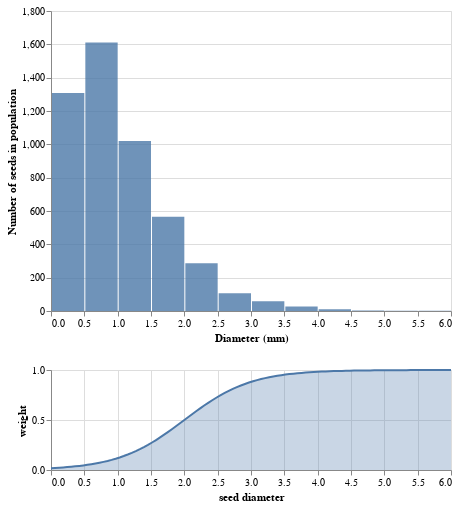

Notebook code cell kept with this figure:
### Markdown cell above
The actual probability that a seed is included in the sample -- its **inclusion probability** -- is proportional to the sampling weight. These inclusion probabilities $\pi_i$ can be calculated by normalizing the weights $w_i$:

$$\pi_i = \frac{w_i}{\sum_i w_i}$$

It may help you to picture how the weights will be used in sampling to line up this plot with the population distribution. In effect, we will sample more from the right tail of the population distribution, where the weight is nearest to 1.

### Code cell
hist_pop & weight_plot

### Figure 1 — Vega-Lite specification as saved in the notebook (floating-point values rounded to 4 significant figures; data arrays with more than 128 entries replaced by an {"elided": "..."} marker saying what was removed)
{"config": {"view": {"continuousWidth": 400, "continuousHeight": 300}}, "vconcat": [{"data": {"name": "data-a380aeb89abe40f2b96feb01db994829"}, "mark": {"type": "bar", "opacity": 0.8}, "encoding": {"x": {"type": "quantitative", "bin": {"maxbins": 20}, "field": "diameter", "scale": {"domain": [0, 6]}, "title": "Diameter (mm)"}, "y": {"type": "quantitative", "aggregate": "count", "title": "Number of seeds in population"}}, "height": 300, "width": 400}, {"data": {"name": "data-bd1608fc089bfebe87d6034989b5ca13"}, "mark": {"type": "area", "line": true, "opacity": 0.3}, "encoding": {"x": {"type": "quantitative", "field": "seed diameter"}, "y": {"type": "quantitative", "field": "weight"}}, "height": 100}], "$schema": "https://vega.github.io/schema/vega-lite/v4.0.2.json", "datasets": {"data-a380aeb89abe40f2b96feb01db994829": {"elided": "5000 records"}, "data-bd1608fc089bfebe87d6034989b5ca13": [{"seed diameter": 0.0, "weight": 0.01799}, {"seed diameter": 0.06061, "weight": 0.02026}, {"seed diameter": 0.1212, "weight": 0.02281}, {"seed diameter": 0.1818, "weight": 0.02567}, {"seed diameter": 0.2424, "weight": 0.02888}, {"seed diameter": 0.303, "weight": 0.03249}, {"seed diameter": 0.3636, "weight": 0.03652}, {"seed diameter": 0.4242, "weight": 0.04103}, {"seed diameter": 0.4848, "weight": 0.04608}, {"seed diameter": 0.5455, "weight": 0.05171}, {"seed diameter": 0.6061, "weight": 0.05798}, {"seed diameter": 0.6667, "weight": 0.06497}, {"seed diameter": 0.7273, "weight": 0.07273}, {"seed diameter": 0.7879, "weight": 0.08134}, {"seed diameter": 0.8485, "weight": 0.09087}, {"seed diameter": 0.9091, "weight": 0.1014}, {"seed diameter": 0.9697, "weight": 0.113}, {"seed diameter": 1.03, "weight": 0.1257}, {"seed diameter": 1.091, "weight": 0.1397}, {"seed diameter": 1.152, "weight": 0.1549}, {"seed diameter": 1.212, "weight": 0.1714}, {"seed diameter": 1.273, "weight": 0.1893}, {"seed diameter": 1.333, "weight": 0.2086}, {"seed diameter": 1.394, "weight": 0.2293}, {"seed diameter": 1.455, "weight": 0.2514}, {"seed diameter": 1.515, "weight": 0.2749}, {"seed diameter": 1.576, "weight": 0.2998}, {"seed diameter": 1.636, "weight": 0.3258}, {"seed diameter": 1.697, "weight": 0.353}, {"seed diameter": 1.758, "weight": 0.3811}, {"seed diameter": 1.818, "weight": 0.4101}, {"seed diameter": 1.879, "weight": 0.4397}, {"seed diameter": 1.939, "weight": 0.4697}, {"seed diameter": 2.0, "weight": 0.5}, {"seed diameter": 2.061, "weight": 0.5303}, {"seed diameter": 2.121, "weight": 0.5603}, {"seed diameter": 2.182, "weight": 0.5899}, {"seed diameter": 2.242, "weight": 0.6189}, {"seed diameter": 2.303, "weight": 0.647}, {"seed diameter": 2.364, "weight": 0.6742}, {"seed diameter": 2.424, "weight": 0.7002}, {"seed diameter": 2.485, "weight": 0.7251}, {"seed diameter": 2.545, "weight": 0.7486}, {"seed diameter": 2.606, "weight": 0.7707}, {"seed diameter": 2.667, "weight": 0.7914}, {"seed diameter": 2.727, "weight": 0.8107}, {"seed diameter": 2.788, "weight": 0.8286}, {"seed diameter": 2.848, "weight": 0.8451}, {"seed diameter": 2.909, "weight": 0.8603}, {"seed diameter": 2.97, "weight": 0.8743}, {"seed diameter": 3.03, "weight": 0.887}, {"seed diameter": 3.091, "weight": 0.8986}, {"seed diameter": 3.152, "weight": 0.9091}, {"seed diameter": 3.212, "weight": 0.9187}, {"seed diameter": 3.273, "weight": 0.9273}, {"seed diameter": 3.333, "weight": 0.935}, {"seed diameter": 3.394, "weight": 0.942}, {"seed diameter": 3.455, "weight": 0.9483}, {"seed diameter": 3.515, "weight": 0.9539}, {"seed diameter": 3.576, "weight": 0.959}, {"seed diameter": 3.636, "weight": 0.9635}, {"seed diameter": 3.697, "weight": 0.9675}, {"seed diameter": 3.758, "weight": 0.9711}, {"seed diameter": 3.818, "weight": 0.9743}, {"seed diameter": 3.879, "weight": 0.9772}, {"seed diameter": 3.939, "weight": 0.9797}, {"seed diameter": 4.0, "weight": 0.982}, {"seed diameter": 4.061, "weight": 0.984}, {"seed diameter": 4.121, "weight": 0.9858}, {"seed diameter": 4.182, "weight": 0.9874}, {"seed diameter": 4.242, "weight": 0.9888}, {"seed diameter": 4.303, "weight": 0.9901}, {"seed diameter": 4.364, "weight": 0.9912}, {"seed diameter": 4.424, "weight": 0.9922}, {"seed diameter": 4.485, "weight": 0.9931}, {"seed diameter": 4.545, "weight": 0.9939}, {"seed diameter": 4.606, "weight": 0.9946}, {"seed diameter": 4.667, "weight": 0.9952}, {"seed diameter": 4.727, "weight": 0.9957}, {"seed diameter": 4.788, "weight": 0.9962}, {"seed diameter": 4.848, "weight": 0.9967}, {"seed diameter": 4.909, "weight": 0.997}, {"seed diameter": 4.97, "weight": 0.9974}, {"seed diameter": 5.03, "weight": 0.9977}, {"seed diameter": 5.091, "weight": 0.9979}, {"seed diameter": 5.152, "weight": 0.9982}, {"seed diameter": 5.212, "weight": 0.9984}, {"seed diameter": 5.273, "weight": 0.9986}, {"seed diameter": 5.333, "weight": 0.9987}, {"seed diameter": 5.394, "weight": 0.9989}, {"seed diameter": 5.455, "weight": 0.999}, {"seed diameter": 5.515, "weight": 0.9991}, {"seed diameter": 5.576, "weight": 0.9992}, {"seed diameter": 5.636, "weight": 0.9993}, {"seed diameter": 5.697, "weight": 0.9994}, {"seed diameter": 5.758, "weight": 0.9995}, {"seed diameter": 5.818, "weight": 0.9995}, {"seed diameter": 5.879, "weight": 0.9996}, {"seed diameter": 5.939, "weight": 0.9996}, {"seed diameter": 6.0, "weight": 0.9997}]}}
